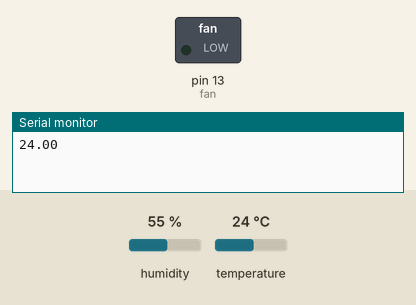
Simulated run of this sketch. Board: Arduino Uno, built with avr-gcc and run on an emulated ATmega328P. On the bench: switched loads named in the sketch (green lamp = pin HIGH), the last lines printed to the serial monitor. Inputs (shaded band) come from the test bench; at power-on: temperature 24 °C, humidity 55 %.

Above: at 1.3 s.
1.4 s: temperature set to 28 °C
3.3 s: temperature set to 31 °C
At 5.1 s:
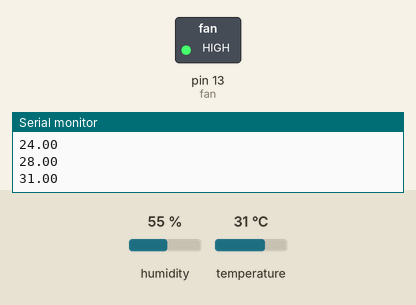
5.9 s: temperature set to 12 °C
At 7.8 s:
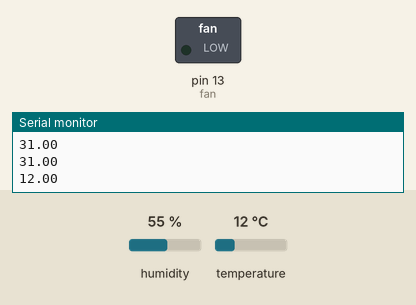
8.2 s: temperature set to 33 °C
At 9.3 s:
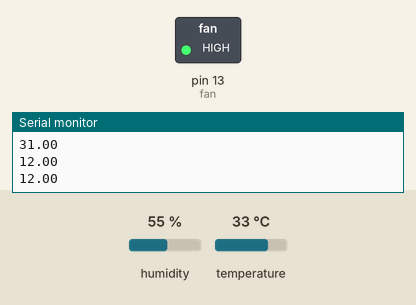
Timing chart, 0 to 11.2 s (numbered marks = the images above; inputs shaded):
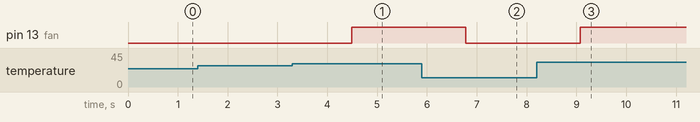

Measured:
- the behaviour switches between 29 and 30 °C on temperature (found by bisection; images 0 and 1)
- after the input at 3.3 s, pin 13 (fan): LOW → HIGH after 1.2 s
- after the input at 5.9 s, pin 13 (fan): HIGH → LOW after 0.88 s
- after the input at 8.2 s, pin 13 (fan): LOW → HIGH after 0.88 s

The sketch:

sketch_may24a.ino
```cpp
#include <DHT11.h>
#define fan 13
#define port_i A0

DHT11 sensor(port_i);
void setup() {
  pinMode(fan,OUTPUT);
  Serial.begin(9600);
}

void loop() {
  Serial.println(temp());
  if(temp() >= 30.00){
    digitalWrite(fan,true);
    }else{
        digitalWrite(fan,false);
    }
  delay(100);
}

float temp(){
  return sensor.readTemperature();
}
```
